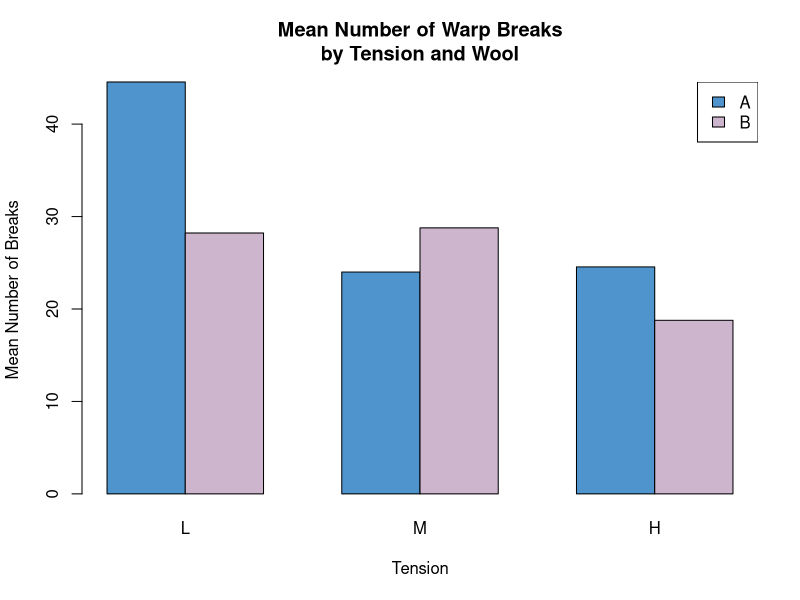

Write the R code that produced this figure.
#!/usr/bin/env Rscript
# LOAD DATA
# Load datasets package
require("datasets")
# Load data into workspace
data(warpbreaks)
# RESTRUCTURE DATA
wbdata <- tapply(warpbreaks$breaks, # Outcome
 list(warpbreaks$wool, warpbreaks$tension), # Factors
 FUN = mean) # Summary function
# CREATE BARPLOT
barplot(wbdata, # Use a new summary table.
 beside = TRUE, # Bars side-by-side vs. stacked
 col = c("steelblue3", "thistle3"), # Colors
 main = "Mean Number of Warp Breaks\nby Tension and Wool",
 xlab = "Tension",
 ylab = "Mean Number of Breaks")
# ADD LEGEND
legend("topright", 
 rownames(wbdata), # Use matrix row names (A & B)
 fill = c("steelblue3", "thistle3")) # Colors
